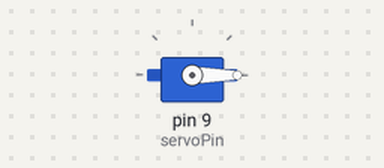
Simulated run of this sketch. Board: Arduino Uno, built with avr-gcc and run on an emulated ATmega328P. On the bench: servo.

Above: at 0.05 s.
At 1.5 s:
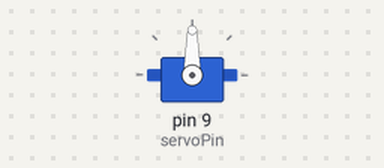
At 3.0 s:
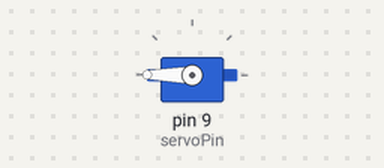
Timing chart, 0 to 6.9 s (numbered marks = the images above):
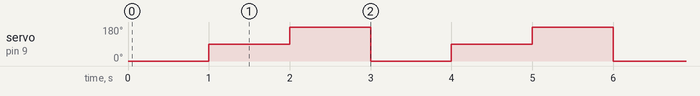

Measured:
- by itself, servo on pin 9 (servoPin): repeats every 3.0 s: 180° 1.0 s, 0° 1.0 s, 90° 1.0 s

The sketch:

ServoControl.ino
```cpp
#include <Servo.h>  //servo header

const int buttonPin = 2;     // the number of the pushbutton pin
int servoPin = 9; //sets the servo to pin 9
int buttonState = 0;
Servo servo;


void setup()
{
  pinMode(buttonPin, INPUT);
  pinMode(servoPin, OUTPUT);
  Serial.begin(9600);
  servo.attach(servoPin);
  servo.write(90); //starts the servo at 90 to start off with
}


void loop()
{
    servo.write(0);
    delay(1000);
    servo.write(90);
    delay(1000);
    servo.write(180);
    delay(1000);
}
```
